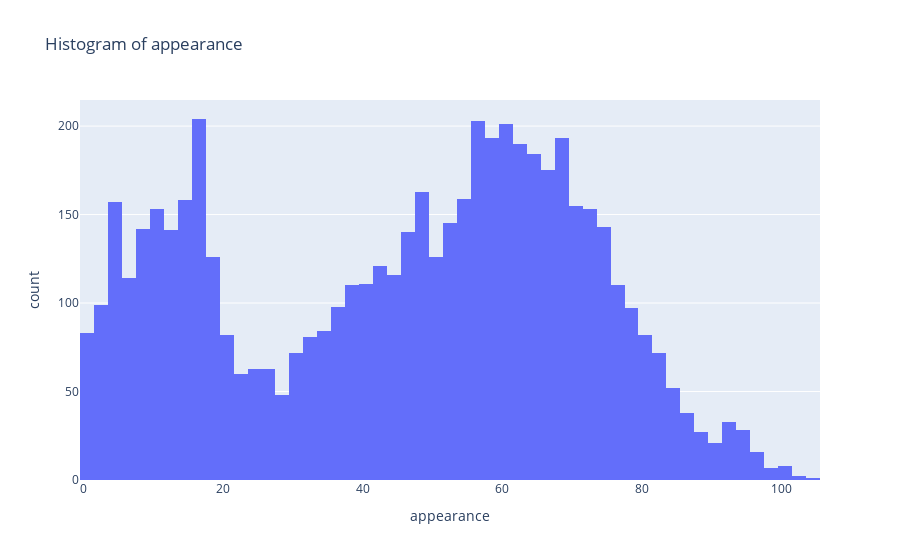

Notebook code for this chart:
### Code cell
fig = px.histogram(player, x='appearance', title='Histogram of appearance')
fig.update_layout(xaxis_title='appearance')
fig.show()

### Figure 1 — Plotly figure (JSON) as saved in the notebook; plotly's stock layout.template omitted (floating-point values rounded to 4 significant figures; data arrays with more than 128 entries replaced by an {"elided": "..."} marker saying what was removed)
{"data": [{"alignmentgroup": "True", "bingroup": "x", "hovertemplate": "appearance=%{x}<br>count=%{y}<extra></extra>", "legendgroup": "", "marker": {"color": "#636efa", "pattern": {"shape": ""}}, "name": "", "offsetgroup": "", "orientation": "v", "showlegend": false, "type": "histogram", "x": {"elided": "5603 int values"}, "xaxis": "x", "yaxis": "y"}], "layout": {"barmode": "relative", "legend": {"tracegroupgap": 0}, "title": {"text": "Histogram of appearance"}, "xaxis": {"anchor": "y", "domain": [0, 1], "title": {"text": "appearance"}}, "yaxis": {"anchor": "x", "domain": [0, 1], "title": {"text": "count"}}}}
